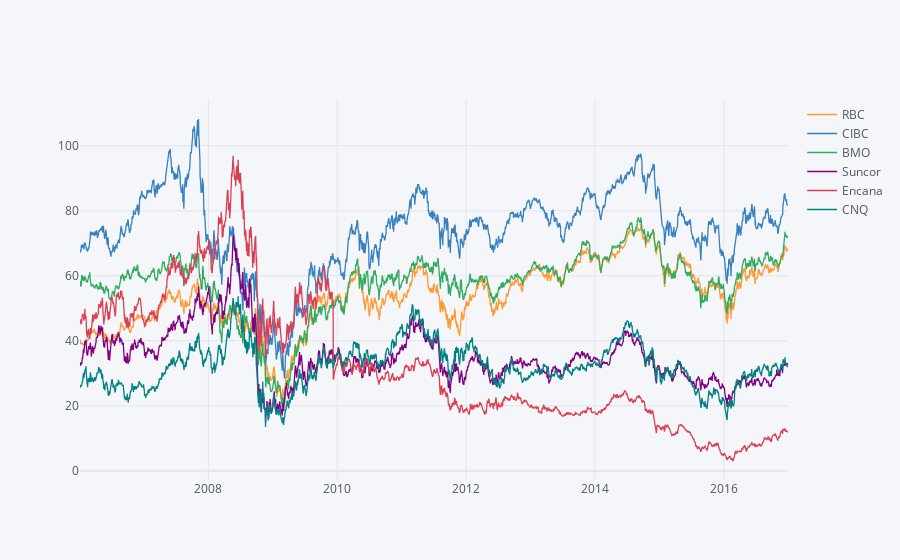

The notebook cell this image was saved under:
### Code cell
bo.xs(key='Close', axis=1,level='Stock').iplot()

### Figure 1 — Plotly figure (JSON) as saved in the notebook; plotly's stock layout.template omitted (floating-point values rounded to 4 significant figures; data arrays with more than 128 entries replaced by an {"elided": "..."} marker saying what was removed)
{"data": [{"line": {"color": "rgba(255, 153, 51, 1.0)", "dash": "solid", "shape": "linear", "width": 1.3}, "mode": "lines", "name": "RBC", "text": "", "type": "scatter", "x": {"elided": "2769 str values"}, "y": {"elided": "2769 float values"}}, {"line": {"color": "rgba(55, 128, 191, 1.0)", "dash": "solid", "shape": "linear", "width": 1.3}, "mode": "lines", "name": "CIBC", "text": "", "type": "scatter", "x": {"elided": "2769 str values"}, "y": {"elided": "2769 float values"}}, {"line": {"color": "rgba(50, 171, 96, 1.0)", "dash": "solid", "shape": "linear", "width": 1.3}, "mode": "lines", "name": "BMO", "text": "", "type": "scatter", "x": {"elided": "2769 str values"}, "y": {"elided": "2769 float values"}}, {"line": {"color": "rgba(128, 0, 128, 1.0)", "dash": "solid", "shape": "linear", "width": 1.3}, "mode": "lines", "name": "Suncor", "text": "", "type": "scatter", "x": {"elided": "2769 str values"}, "y": {"elided": "2769 float values"}}, {"line": {"color": "rgba(219, 64, 82, 1.0)", "dash": "solid", "shape": "linear", "width": 1.3}, "mode": "lines", "name": "Encana", "text": "", "type": "scatter", "x": {"elided": "2769 str values"}, "y": {"elided": "2769 float values"}}, {"line": {"color": "rgba(0, 128, 128, 1.0)", "dash": "solid", "shape": "linear", "width": 1.3}, "mode": "lines", "name": "CNQ", "text": "", "type": "scatter", "x": {"elided": "2769 str values"}, "y": {"elided": "2769 float values"}}], "layout": {"legend": {"bgcolor": "#F5F6F9", "font": {"color": "#4D5663"}}, "paper_bgcolor": "#F5F6F9", "plot_bgcolor": "#F5F6F9", "title": {"font": {"color": "#4D5663"}}, "xaxis": {"gridcolor": "#E1E5ED", "showgrid": true, "tickfont": {"color": "#4D5663"}, "title": {"font": {"color": "#4D5663"}, "text": ""}, "zerolinecolor": "#E1E5ED"}, "yaxis": {"gridcolor": "#E1E5ED", "showgrid": true, "tickfont": {"color": "#4D5663"}, "title": {"font": {"color": "#4D5663"}, "text": ""}, "zerolinecolor": "#E1E5ED"}}}
